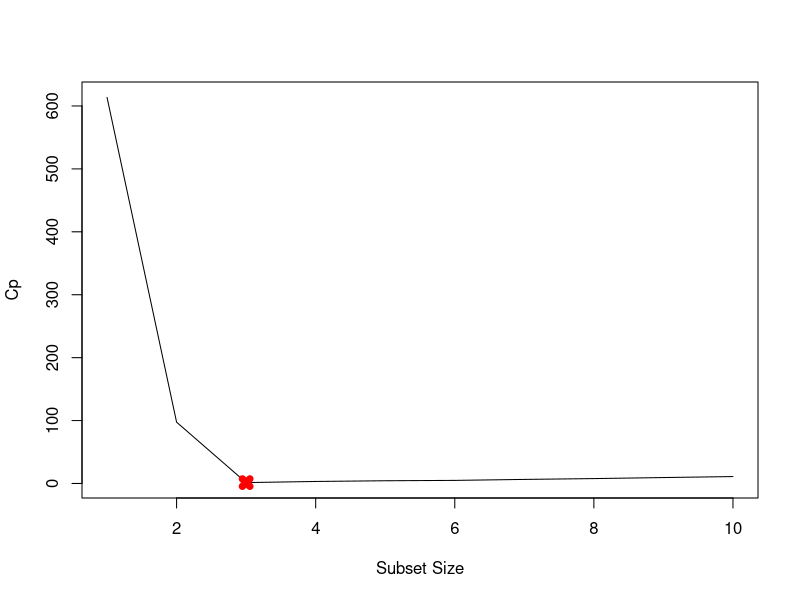
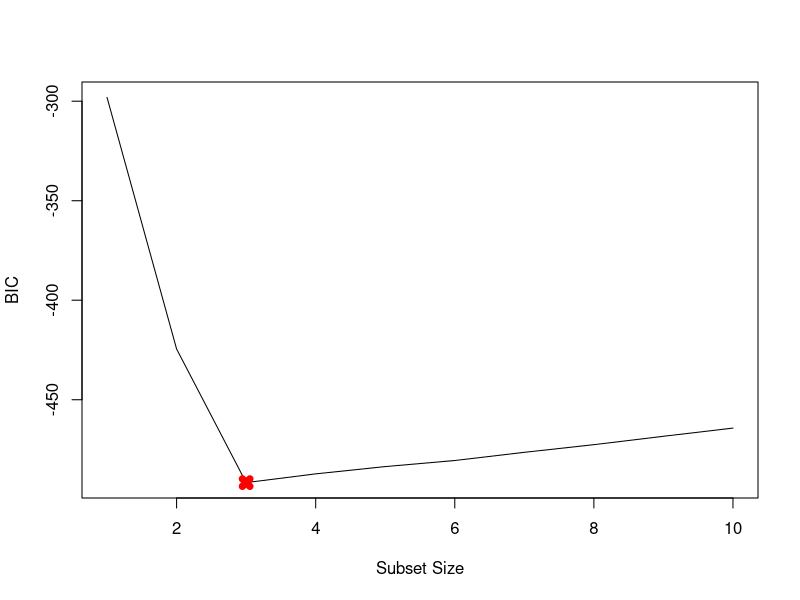
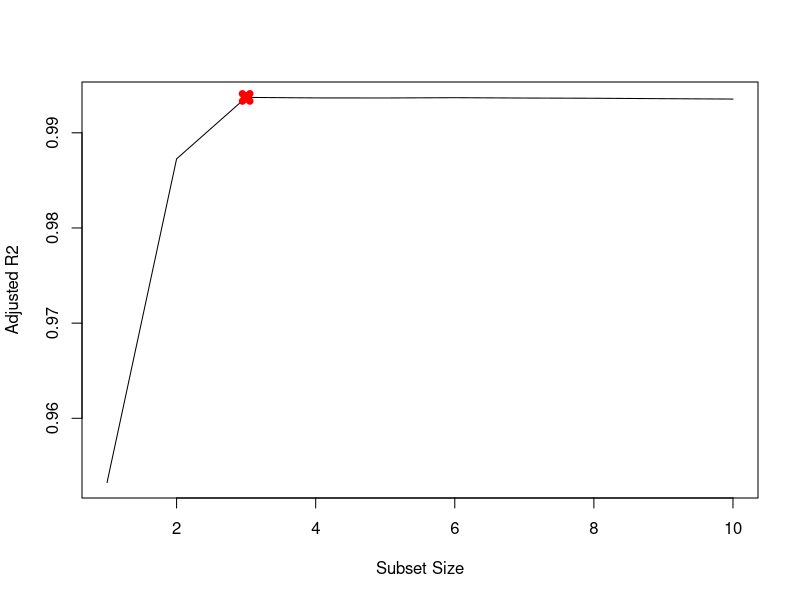
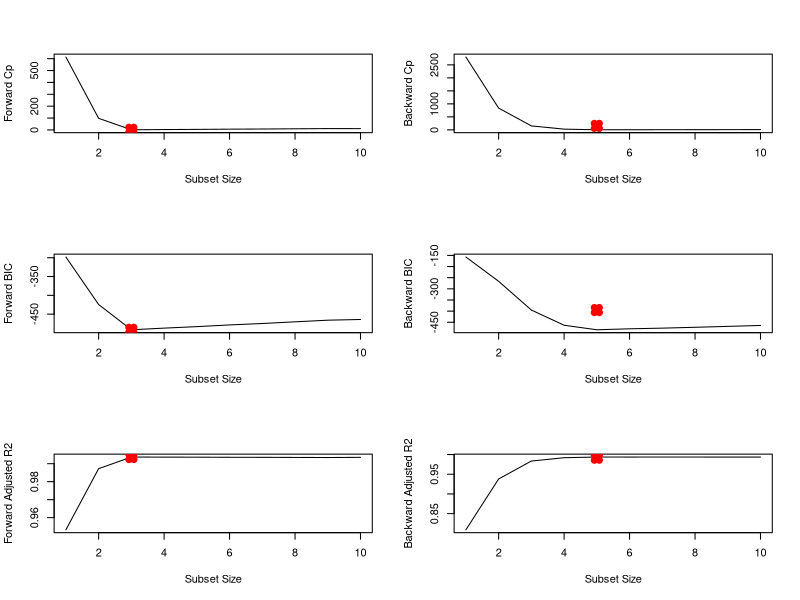
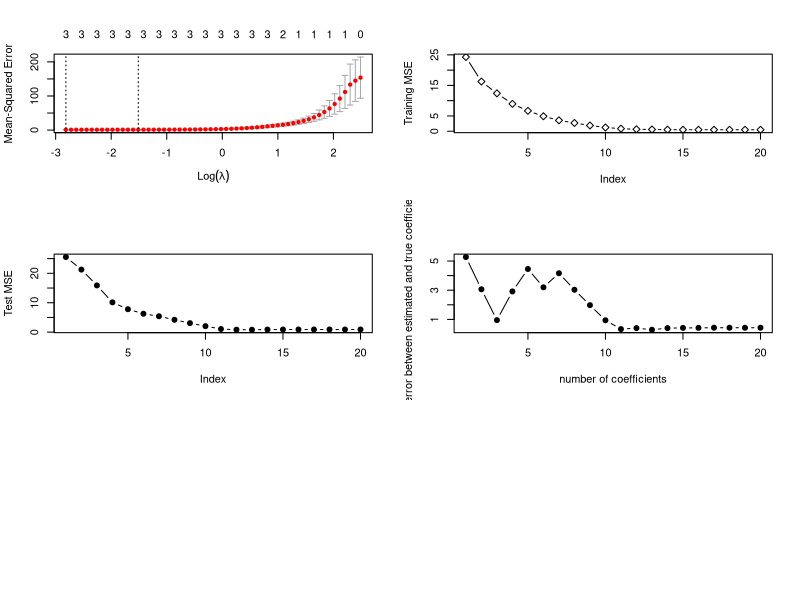

The R source for these figures, in order:
## ---- chunk 1
# set seed for rnorm function
set.seed(10)

# rnorm simulates pseudo random variates from a  
# (standard) normal distribution
X    <- rnorm(100)
eps  <- rnorm(100)
## ---- chunk 2
# beta parameters
beta0 <-  2
beta1 <-  2
beta2 <- -2
beta3 <- 4

# Generate response vector Y
Y = beta0 + beta1 * X + beta2 * X^2 + beta3 * X^3 + eps
## ---- chunk 3
#Install package leaps if needed
#install.packages("leaps")
options(warn=-1)

#call the leaps package
library(leaps)

#use data.frame() function to create single dataset of X and Y
data.full = data.frame(y = Y, x = X)

#Use the regsubsets() function to perform best subset selection
mod.full = regsubsets(y ~ poly(x, 10, raw = T), data = data.full, nvmax = 10)

#store results "printed" when using summary function
mod.summary = summary(mod.full)

# Plot and find the model size for best:
# cp
which.min(mod.summary$cp)

plot(mod.summary$cp, xlab = "Subset Size", ylab = "Cp", pch = 20, type = "l")
points(which.min(mod.summary$cp), mod.summary$cp[3], pch = 4, col = "red", lwd = 7)
## ---- chunk 4
# BIC
which.min(mod.summary$bic)

plot(mod.summary$bic, xlab = "Subset Size", ylab = "BIC", pch = 20, type = "l")
points(which.min(mod.summary$bic), mod.summary$bic[3], pch = 4, col = "red", lwd = 7)
## ---- chunk 5
# adjr2
which.max(mod.summary$adjr2)

plot(mod.summary$adjr2, xlab = "Subset Size", ylab = "Adjusted R2", pch = 20, type = "l")
points(which.max(mod.summary$adjr2), mod.summary$adjr2[3], pch = 4, col = "red", lwd = 7)
## ---- chunk 6
 round(coefficients(mod.full, id = 3), digits=2)
## ---- chunk 7
#Use the regsubsets() function to perform best subset selection (look at chosen method!)
mod.fwd = regsubsets(y ~ poly(x, 10, raw = T), data = data.full, nvmax = 10, 
    method = "forward")
mod.bwd = regsubsets(y ~ poly(x, 10, raw = T), data = data.full, nvmax = 10, 
    method = "backward")

#store results
fwd.summary = summary(mod.fwd)
bwd.summary = summary(mod.bwd)

# Find the model size for best:
# cp forward
which.min(fwd.summary$cp)

# cp backward
which.min(bwd.summary$cp)

# BIC
which.min(fwd.summary$bic)
which.min(bwd.summary$bic)

# adjr2
which.max(fwd.summary$adjr2)
which.max(bwd.summary$adjr2)
## ---- chunk 8
# Plot the statistics
par(mfrow = c(3, 2))
#cp
plot(fwd.summary$cp, xlab = "Subset Size", ylab = "Forward Cp", pch = 20, type = "l")
points(which.min(fwd.summary$cp), fwd.summary$cp[3], pch = 4, col = "red", lwd = 7)
plot(bwd.summary$cp, xlab = "Subset Size", ylab = "Backward Cp", pch = 20, type = "l")
points(which.min(bwd.summary$cp), bwd.summary$cp[3], pch = 4, col = "red", lwd = 7)

#BIC
plot(fwd.summary$bic, xlab = "Subset Size", ylab = "Forward BIC", pch = 20, type = "l")
points(which.min(fwd.summary$bic), fwd.summary$bic[3], pch = 4, col = "red", lwd = 7)
plot(bwd.summary$bic, xlab = "Subset Size", ylab = "Backward BIC", pch = 20, type = "l")
points(which.min(bwd.summary$bic), bwd.summary$bic[3], pch = 4, col = "red", lwd = 7)

#adjr2
plot(fwd.summary$adjr2, xlab = "Subset Size", ylab = "Forward Adjusted R2", pch = 20, type = "l")
points(which.max(fwd.summary$adjr2), fwd.summary$adjr2[3], pch = 4, col = "red", lwd = 7)
plot(bwd.summary$adjr2, xlab = "Subset Size", ylab = "Backward Adjusted R2", pch = 20, type = "l")
points(which.max(bwd.summary$adjr2), bwd.summary$adjr2[4], pch = 4, col = "red", lwd = 7)
## ---- chunk 9
 round(coefficients(mod.fwd, id = 3), digits=2)
## ---- chunk 10
round(coefficients(mod.bwd, id = 5), digits=2)
## ---- chunk 11
# install.packages("glmnet")

# Load the glmnet package
library(glmnet)

#set seed
set.seed(10)

#training Lasso on the data
xmat = model.matrix(y ~ poly(x, 10, raw = T), data = data.full)[, -1]

#Use cross-validation to select the optimal value of  lambda
mod.lasso = cv.glmnet(xmat, Y, alpha = 1)

#store and display lambda
best.lambda = mod.lasso$lambda.min
best.lambda

#plot
plot(mod.lasso)
## ---- chunk 12
# Next fit the model on entire data using best lambda
best.model = glmnet(xmat, Y, alpha = 1)
predict(best.model, s = best.lambda, type = "coefficients")
## ---- chunk 13
# create new beta 7
beta7 = 2

# model
Y = beta0 + beta7 * X^7 + eps

# Predict using regsubsets
data.full = data.frame(y = Y, x = X)
mod.full = regsubsets(y ~ poly(x, 10, raw = T), data = data.full, nvmax = 10)
mod.summary = summary(mod.full)

# Find the model size for best cp, BIC and adjr2
which.min(mod.summary$cp)
which.min(mod.summary$bic)
which.min(mod.summary$adjr2)
## ---- chunk 14
round(coefficients(mod.full, id = 1), digits=2)
## ---- chunk 15
round(coefficients(mod.full, id = 10), digits=2)
## ---- chunk 16
xmat = model.matrix(y ~ poly(x, 10, raw = T), data = data.full)[, -1]
mod.lasso = cv.glmnet(xmat, Y, alpha = 1)
best.lambda = mod.lasso$lambda.min
best.lambda
## ---- chunk 17
best.model = glmnet(xmat, Y, alpha = 1)
predict(best.model, s = best.lambda, type = "coefficients")
## ---- chunk 18
# set seed for rnorm function
set.seed(10)

# select number of features
p = 20

# select number of observations
n = 1000

# rnorm simulates random variates having a specified normal distribution, here the standard one
# x is a 1000x20 matrix
x = matrix(rnorm(n * p), n, p)
# B and eps are a 20x1 vector
B = rnorm(p)
eps = rnorm(p)

# set some elements of B equal to zero
B[3] = 0
B[4] = 0
B[9] = 0
B[10] = 0
B[19] = 0

# use %*% for matrix multiplication to obtain a 1000*1 vector
# if we use * instead we obtain a 1000*20 vector. why? This operation
# does a simple element by element multiplication up to matrices.
y = x %*% B + eps
## ---- chunk 19
# set seed
set.seed(10)

# sample function takes a sample of the specified size (100) 
# from the elements of 1, 2, ..., 1000, without replacement
train   = sample(seq(1000), 100, replace = FALSE)

# use the previously defined train vector to indicate which
# data subset is the training and the testing one
y.train = y[train, ]
y.test  = y[-train, ]
x.train = x[train, ]
x.test  = x[-train, ]
## ---- chunk 20
# set seed
set.seed(10)

# call leaps package
library(leaps)

# nvmax - maximum size of subsets to examine
regfit.full = regsubsets(y ~ ., data = data.frame(x = x.train, y = y.train), nvmax = p)

# create storage vector
val.errors = rep(NA, p)

# store column names
x_cols = colnames(x, do.NULL = FALSE, prefix = "x.")

# loop over each subset p
for (i in 1:p) {
    # store coefficients
    coefi = coef(regfit.full, id = i)
    # make prediction using training subset
    pred = as.matrix(x.train[, x_cols %in% names(coefi)]) %*% coefi[names(coefi) %in% x_cols]
    # store MSE of the training subset
    val.errors[i] = mean((y.train - pred)^2)
}

#plot
plot(val.errors, ylab = "Training MSE", pch = 5, type = "b")
## ---- chunk 21
# create storage vector
val.errors = rep(NA, p)

# loop over each subset p
for (i in 1:p) {
    # store coefficients
    coefi = coef(regfit.full, id = i)
    # make prediction using testing subset
    pred = as.matrix(x.test[, x_cols %in% names(coefi)]) %*% coefi[names(coefi) %in% x_cols]
    # store MSE of the testing subset
    val.errors[i] = mean((y.test - pred)^2)
}

# plot
plot(val.errors, ylab = "Test MSE", pch = 19, type = "b")
## ---- chunk 22
which.min(val.errors)
## ---- chunk 23
round(coef(regfit.full, id = which.min(val.errors)), digits=2)
## ---- chunk 24
# create storage vectors
val.errors = rep(NA, p)
a = rep(NA, p)
b = rep(NA, p)

# loop over each subset p
for (i in 1:p) {
    # store coefficients
    coefi = coef(regfit.full, id = i)
    
    # store number of coefficients excluding the intercept
    a[i] = length(coefi) - 1
    
    # compute what is asked in the question   -   to be confirmed!!!
    b[i] = sqrt(sum((B[x_cols %in% names(coefi)] - coefi[names(coefi) %in% x_cols])^2) + 
        sum(B[!(x_cols %in% names(coefi))])^2)
}

# plot
plot(x = a, y = b, xlab = "number of coefficients", ylab = "error between estimated and true coefficients", pch = 19, type = "b")
## ---- chunk 25
which.min(b)
